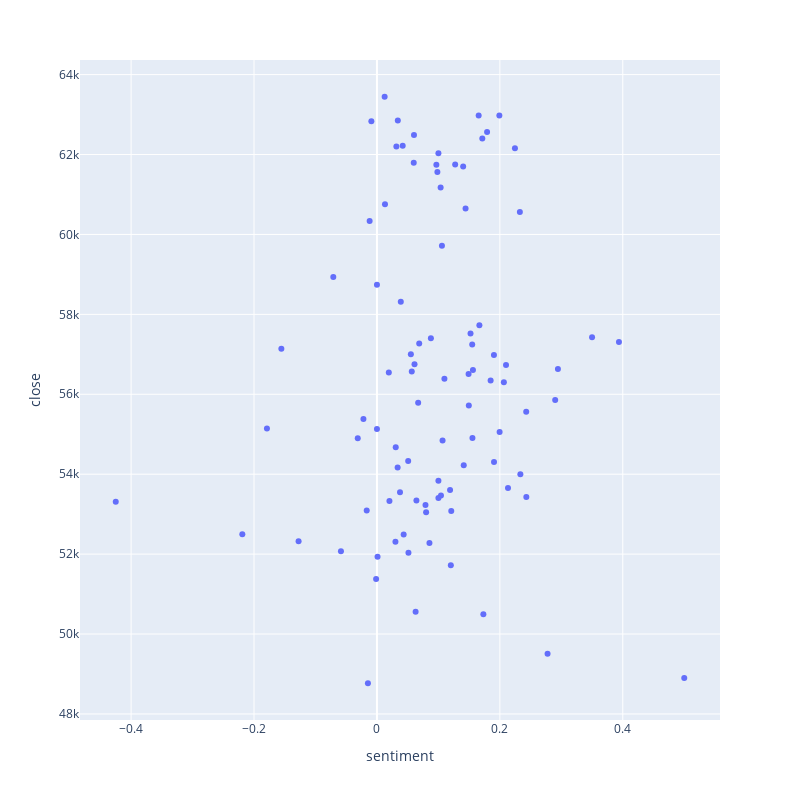

Write notebook code for a chart like this one.
### Code cell
# Scatter plot of daily returns vs sentiment scores
fig = px.scatter(df, x="sentiment", y="close", width=800, height=800)
fig.show()
